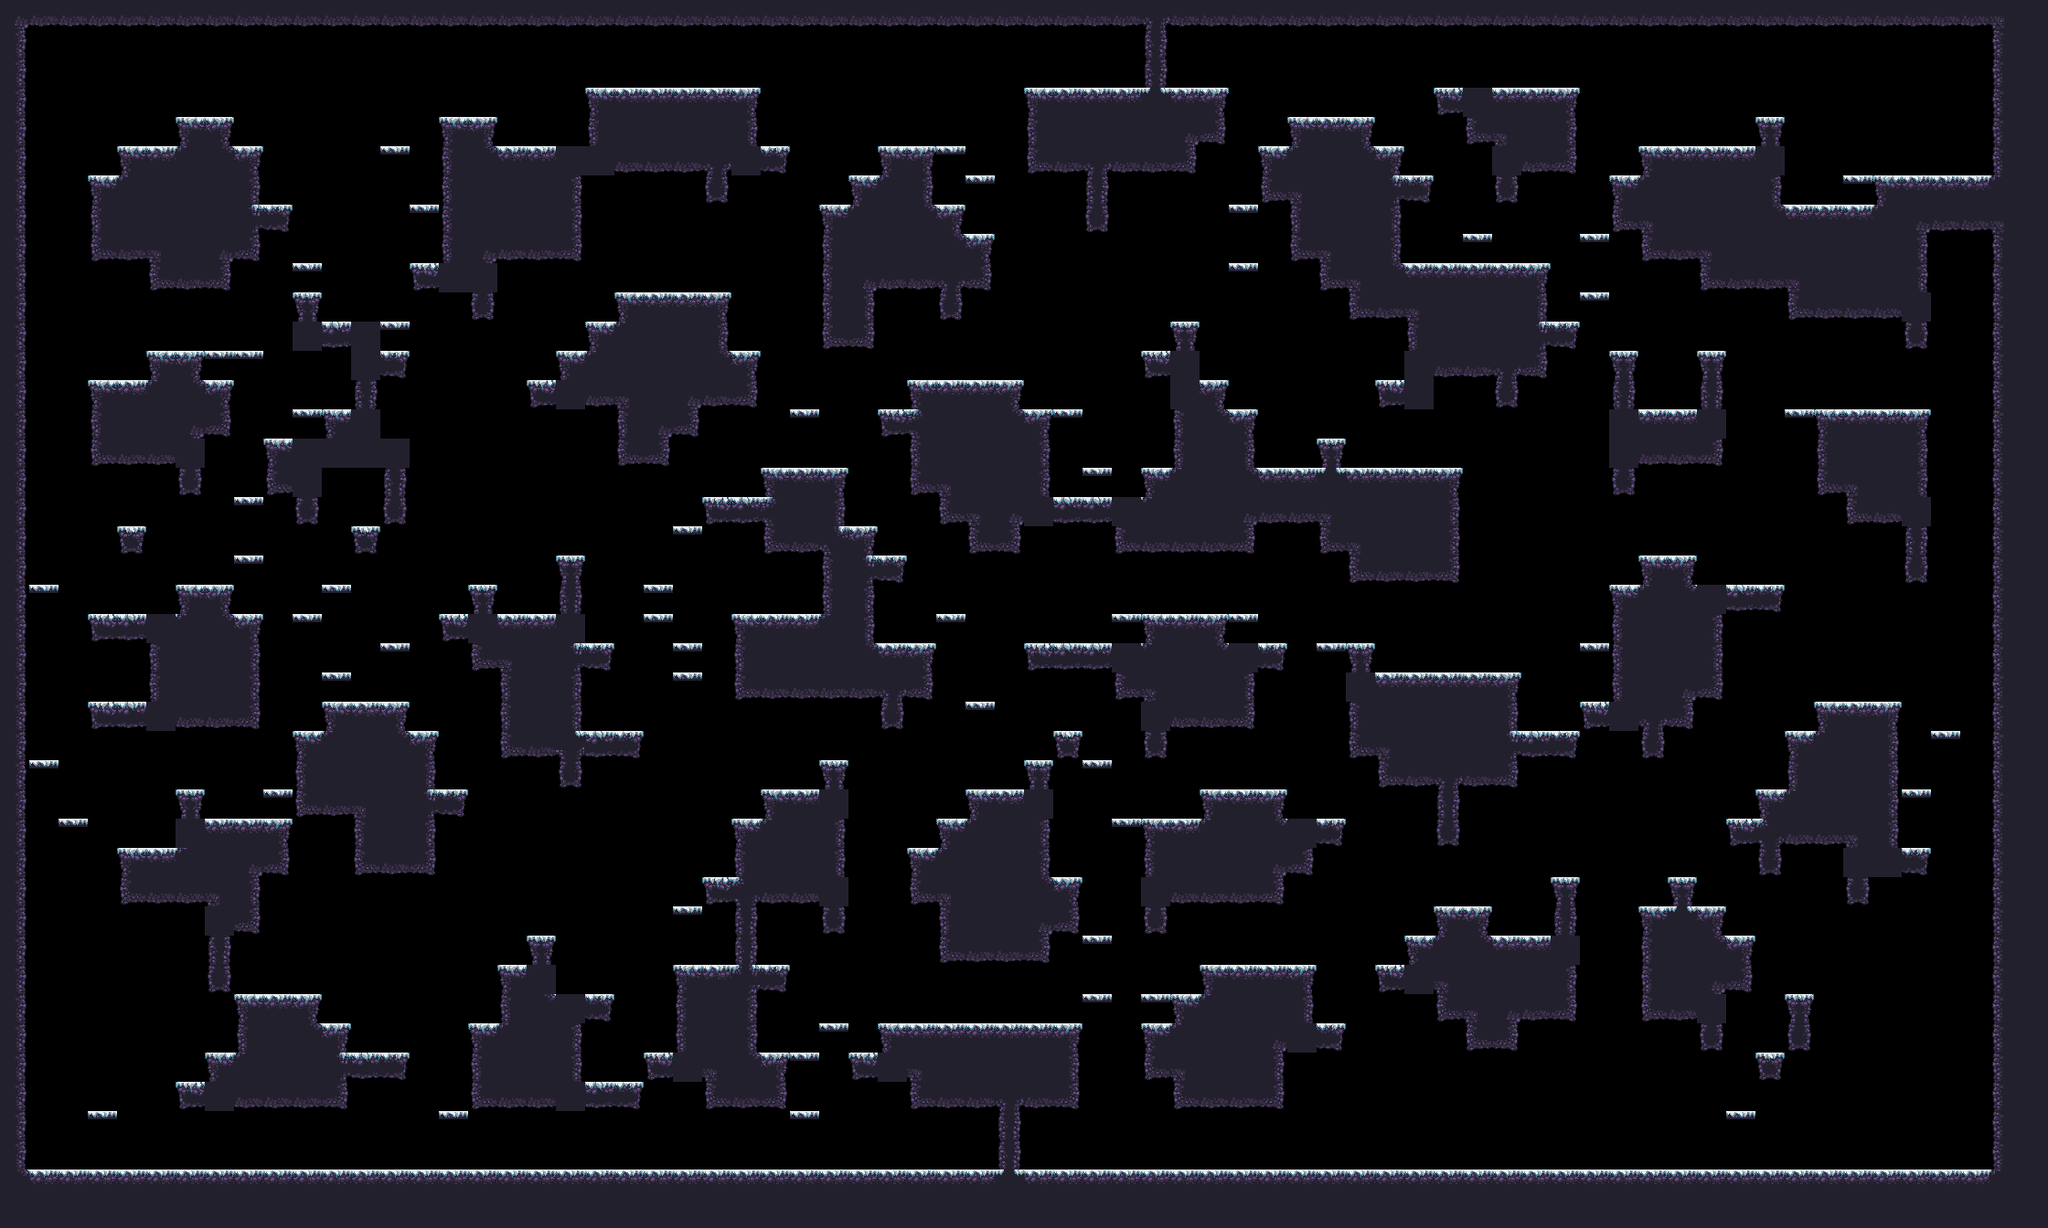

A 2D game scene composited from a Tiled map and its tileset images. What follows is a short description and the map's XML, with each tile layer's data collapsed to a summary:
An orthogonal 70x42 tile map with 32x32 px tiles, 1 tile layer (main) and 17 objects (9x spawn, spawnPlayer0, spawnCrown0, spawnPlayer1, spawnCrown1, ...).

<map compressionlevel="0" height="42" infinite="0" nextlayerid="3" nextobjectid="4" orientation="orthogonal" renderorder="right-down" tiledversion="1.3.2" tileheight="32" tilewidth="32" version="1.2" width="70">
 <tileset firstgid="1" source="forest_winter_tile_set.tsx" />
 <layer height="42" id="1" name="main" width="70">
  <data>[2940 cells, 1250 non-empty, 29 distinct tile ids]</data>
 </layer>
 <objectgroup id="2" name="objects"><object id="1" name="spawnPlayer0" x="96" y="144.0" /><object id="2" name="spawnCrown0" x="224" y="80.0" /><object id="3" name="spawnPlayer1" x="2144" y="144.0" /><object id="4" name="spawnCrown1" x="2080" y="144.0" /><object id="5" name="spawnPlayer2" x="128" y="1232.0" /><object id="6" name="spawnCrown2" x="128" y="1232.0" /><object id="7" name="spawnPlayer3" x="2112" y="1232.0" /><object id="8" name="spawnCrown3" x="2112" y="1232.0" /><object id="9" name="spawn" x="128" y="1232.0" /><object id="10" name="spawn" x="288" y="848.0" /><object id="11" name="spawn" x="1856" y="560.0" /><object id="12" name="spawn" x="1280" y="304.0" /><object id="13" name="spawn" x="320" y="176.0" /><object id="14" name="spawn" x="1088" y="816.0" /><object id="15" name="spawn" x="1824" y="1232.0" /><object id="16" name="spawn" x="2080" y="144.0" /><object id="17" name="spawn" x="1792" y="112.0" /></objectgroup></map>
